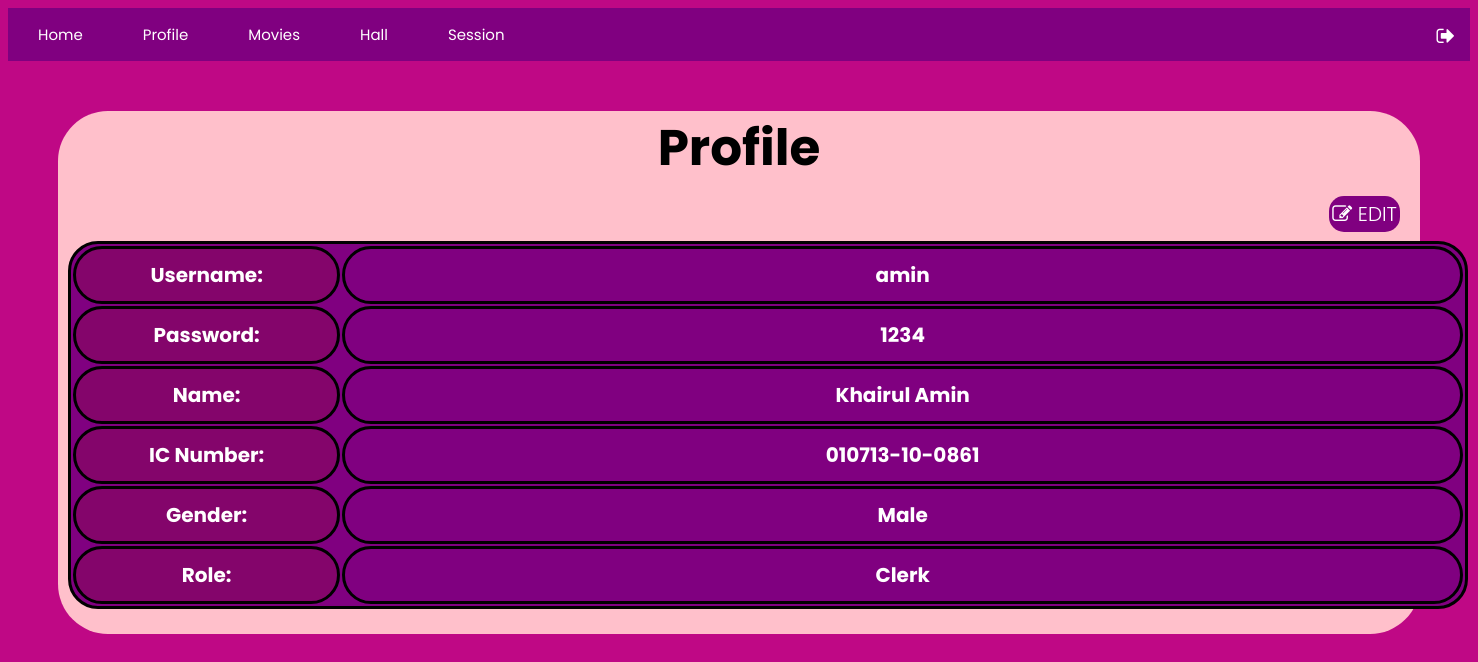
The page /ADMIN/PARAGON_CINEMA_ADMIN/PARAGON_CINEMA_ADMIN/profile.php (signed in) on the database its author committed.
### tables this page shows
CREATE TABLE `clerk` (
  `id` int(10) NOT NULL,
  `username` varchar(20) NOT NULL,
  `password` varchar(50) NOT NULL,
  `name` varchar(50) NOT NULL,
  `icNum` varchar(14) NOT NULL,
  `phoneNum` varchar(20) NOT NULL,
  `gender` varchar(10) NOT NULL,
  `role` varchar(10) NOT NULL
);

### ADMIN/PARAGON_CINEMA_ADMIN/PARAGON_CINEMA_ADMIN/profile.php (the view, shortened to what this page needs)
<?php
    $hostname = "localhost";
    $username = "root";
    $connect = mysqli_connect($hostname, $username) OR DIE ("Connection failed!");
    $username = $_SESSION["username"];
    $sql = "SELECT * FROM CLERK WHERE username = '$username' ";
    $sendsql = mysqli_query($connect, $sql) OR DIE("CONNECTION ERROR");
    $row = mysqli_fetch_assoc($sendsql)
?>
<!DOCTYPE html>
<html>
	<head>
	</head>
	<?php include "sidenav.php"; ?>
    <body>
        <div class="container">
			<h1>Profile</h1>
                <div class="button">
                    <a href="edit_clerk.php" class="edit"><i class="fa fa-edit"></i> EDIT</a>
                </div><br>
                <?php
                    echo "<table>
                    <tr>
                        <th>Username: </th>
                        <td>$row[username]</td>
                    </tr>";
                    echo "<tr>
                        <th>Password: </th>
                        <td>$row[password]</td>
                    </tr>";
                    echo "<tr>
                        <th>Name: </th>
                        <td>$row[name]</td>
                    </tr>";
                    echo "<tr>
                        <th>IC Number: </th>
                        <td>$row[icNum]</td>
                    </tr>";
                    echo "<tr>
                        <th>Gender: </th>
                        <td>$row[gender]</td>
                    </tr>";
                    echo "<tr>
                        <th>Role: </th>
                        <td>$row[role]</td>
                    </tr>";
                    echo "</table>";
                ?>
                <br>
		</div>
    </body>
</html>

### ADMIN/PARAGON_CINEMA_ADMIN/PARAGON_CINEMA_ADMIN/css/style.css (style rules this page uses)
body { font-family: Poppins; }

### ADMIN/PARAGON_CINEMA_ADMIN/PARAGON_CINEMA_ADMIN/profile.php (style rules this page uses)
body { background-color: #BF0885; }
.container { background-color: pink; margin: 50px; text-align: center; color: black; border-radius: 50px; }
h1 { text-align: center; margin: 30px; font-size: 50px; }
table, th { background-color: #84056B; font-size: 20px; border: 3px solid black; text-align: center; height:50px; width:300px; color: white; font-weight: bold; margin-left: 10px; border-radius: 30px; }
table, td { font-size: 20px; border: 3px solid black; text-align: center; width:1400px; height:50px; background-color: purple; color: white; border-radius: 30px; }
.edit { padding: 3px; background: purple; text-decoration: none; float: right; margin-right: 20px; margin-top: -20px; border-radius: 5px; font-size: 20px; font-weight: 300; color: #fff; border-radius: 15px; }

### rows shown on the page
clerk: username "amin", password "1234", name "Khairul Amin", icNum "010713-10-0861", gender "Male", role "Clerk"
